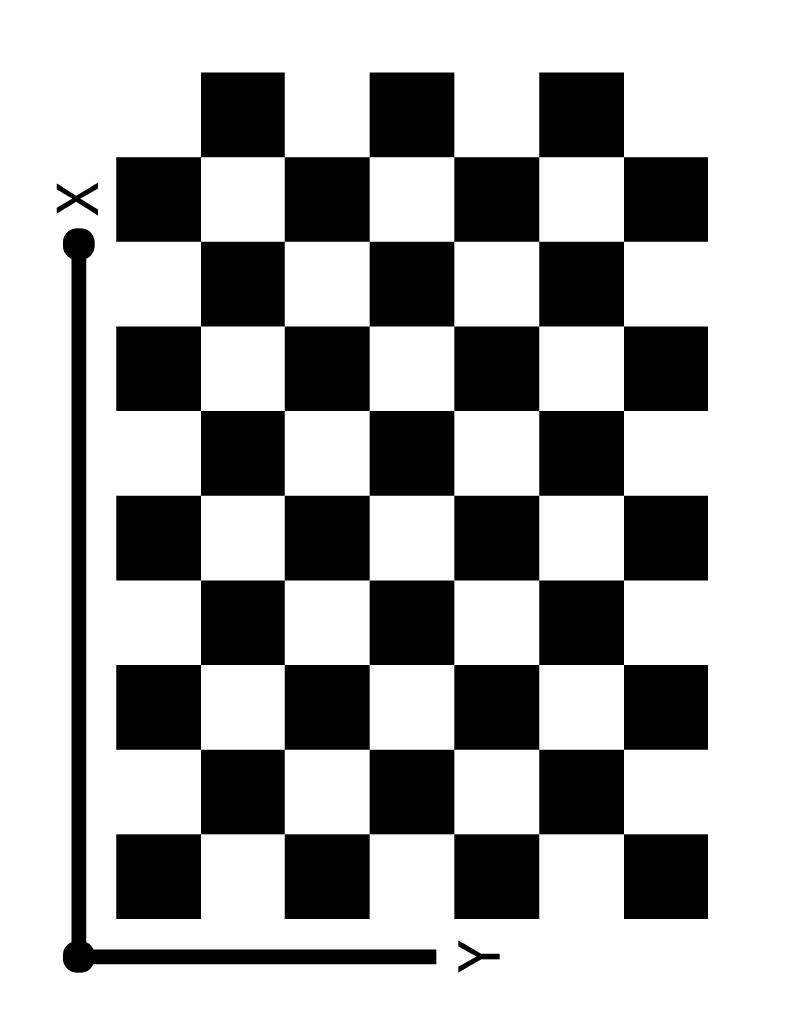
#> input picture checkerboard_pattern.jpg, 791 x 1024 px
$ python main.py
#> lines starting #> are read from the running program, lines starting #| are printed output that depends on the picture
# Loading the required libraries
import os
import numpy as np
import matplotlib.pyplot as plt
from scipy.optimize import least_squares
import cv2
import copy

# Path to the folder with the images
CALIBRATION_IMGS_PATH = "calibration_imgs/"
# Number of squares along each axis of the chessboard (exluding border squares)
SQUARES_X, SQUARES_Y = 9, 6
# Length of the square in mm (though not needed for this approach as digital chessboard corners are detected for the ground truth)
SQUARE_LENGTH = 21.5
# Criteria for getting sub-pixel level accurate corner detection
SUBPIX_CRITERIA = (cv2.TERM_CRITERIA_EPS + cv2.TERM_CRITERIA_MAX_ITER, 30, 0.001)

# Loading all the images of the chessboard at different angles from the specified directory path
def load_imgs(folder_path):
    images = []
    for filename in os.listdir(folder_path):
        img = cv2.imread(folder_path + filename)
        images.append(img)
    return images

# Getting the interior (not on the border) chessboard corners with sub-pixel level location accuracy for an image
def get_corners(img):
    # Creating a deepcopy of the image
    img_edit = copy.deepcopy(img)
    # Converting the image to a grayscale version
    img_edit = cv2.cvtColor(img_edit,cv2.COLOR_BGR2GRAY)
    # Detecting the chessboard corners
    ret, corners = cv2.findChessboardCorners(img_edit,(SQUARES_X,SQUARES_Y),None)
    if ret:
        # Detecting the sublixel accurate accurate corners
        corners_subpix = cv2.cornerSubPix(img_edit,corners,(7,7),(-1,-1),SUBPIX_CRITERIA)
        corners_subpix = corners_subpix.reshape((-1,2))
        return corners_subpix
    return None

# Calculating the approximate homography from paper coordinate system --> camera coordinate system using image and ground truth chessboard corners
def calculate_homography(img1_sample,img2_sample):
    # Initializing the A matrix
    A = []
    # Adding values from each corner association to the A matrix
    img1_sample = img1_sample.reshape(-1,1,2)
    img2_sample = img2_sample.reshape(-1,1,2)
    for i in range(img1_sample.shape[0]):
        x1, y1 = img1_sample[i][0][0], img1_sample[i][0][1]
        x2, y2 = img2_sample[i][0][0], img2_sample[i][0][1]
        A.append([x1, y1, 1, 0, 0, 0, -x1*x2, -y1*x2, -x2])
        A.append([0, 0, 0, x1, y1, 1, -x1*y2, -y1*y2, -y2])
    # Using singular value decomposition (SVD) to get the approximate homography
    A = np.array(A).astype(np.float32)
    U, S, V = np.linalg.svd(A,full_matrices=True)
    homography = V[8,:].reshape((3, 3))
    homography = homography/homography[2,2]
    return homography

# Generating a single V vector used in Zhang's Camera Calibration Algorithm
def single_v_vector(hi,hj):
    return np.array([hi[0]*hj[0], hi[0]*hj[1] + hi[1]*hj[0], hi[1]*hj[1], hi[2]*hj[0] + hi[0]*hj[2], hi[2]*hj[1] + hi[1]*hj[2], hi[2]*hj[2]]).T

# Constructing the V matrix from all individual V vectors from each image/homography as specified by Zhang's Camera Calibration Algorithm
def combined_v_vector(homographies):
    # Initializing the V vector
    V = []
    # Looping through all the images/homographies to construct the V matrix
    for H in homographies:
        h1, h2 = H[:,0], H[:,1]
        V11 = single_v_vector(h1,h1)
        V12 = single_v_vector(h1,h2)
        V22 = single_v_vector(h2,h2)
        V.append(V12.T)
        V.append((V11-V22).T)
    return np.array(V)

# Generating the B matrix (B = np.dot((K^-1).T),(K^-1) where K is the camera intrinsic matrix)
def B_matrix(combined_v_vector):
    # Initializing the B matrix and using Singular Value Decomposition (SVD) to get the individual entries of B
    B = np.zeros((3,3))
    U, S, V = np.linalg.svd(combined_v_vector)
    b = V[-1,:]
    # Reconstructing B from the individual entries
    B[0,0] = b[0]
    B[0,1] = b[1]
    B[1,0] = b[1]
    B[1,1] = b[2]
    B[2,0] = b[3]
    B[0,2] = b[3]
    B[1,2] = b[4]
    B[2,1] = b[4]
    B[2,2] = b[5]
    return B

# Getting intrinisc parameter values from the B matrix
def intrinsic_matrix(B):
    # Width pixel offset
    c_y = (B[0,1]*B[0,2] - B[0,0]*B[1,2])/(B[0,0]*B[1,1] - B[0,1]**2)
    lamb = B[2,2] - (B[0,2]**2 + c_y*(B[0,1]*B[0,2] - B[0,0]*B[1,2]))/B[0,0]
    # Focal length along the height
    f_x = np.sqrt(lamb/B[0,0])
    # Focal length along the width
    f_y = np.sqrt(lamb*(B[0,0]/(B[0,0]*B[1,1] - B[0,1]**2)))
    # Axis skew
    gamma = -(B[0,1]*(f_x**2)*f_y)/lamb
    # Height pixel offset
    c_x = (gamma*c_y/f_y) - (B[0,2]*(f_x**2)/lamb)
    return np.array([[f_x,gamma,c_x],[0,f_y,c_y],[0,0,1]]).astype(np.float32)

# Getting the rotational and translational matrices (R,t) transforming paper coordinate system --> camera coordinate system using the computed homography and camera intrinsic matrix
def calc_rot_trans_matrices(K,homographies):
    # Initializing the list of matrices (one for each image)
    matrices = []
    for H in homographies:
        # Getting R,t from H,K as specified by Zhang's Camera Calibration Algorithm
        h1 = H[:,0]
        h2 = H[:,1]
        h3 = H[:,2]
        lamb = np.linalg.norm(np.dot(np.linalg.inv(K),h1),2)
        r1 = np.dot(np.linalg.inv(K),h1)/lamb
        r2 = np.dot(np.linalg.inv(K),h2)/lamb
        r3 = np.cross(r1,r2)
        t = np.dot(np.linalg.inv(K),h3)/lamb
        matrix = np.vstack((r1,r2,r3,t)).T
        matrix = np.concatenate((matrix,np.array([[0,0,0,1]])),axis=0).astype(np.float32)
        matrices.append(matrix)
    return matrices

# Getting the locations of the reprojected corners from paper coordinate system --> camera & pixel coordinate system --> paper coordinate system for a single image
def reproject_corners_single_image(intrinsic_params,base_corners,img_corners,orig_rot_trans_matrix):
    # Getting the list of instrinsic camera parameters from the instrinsic camera matrix (K)
    f_x, f_y, c_x, c_y, gamma, k1, k2 = list(intrinsic_params)
    # Reconstructing the intrinsic camera matrix
    K = np.array([[f_x,gamma,c_x],[0,f_y,c_y],[0,0,1]]).astype(np.float32)
    # 3x3 R,t matrix from paper --> camera coordinate system (this matrix does not consider the effect of Z as the Z coordinate for the chessboard corners are 0 anyway)
    rot_trans_matrix = np.array([orig_rot_trans_matrix[:3,0],orig_rot_trans_matrix[:3,1],orig_rot_trans_matrix[:3,3]]).reshape(3,3).T
    # 3*3 transformation matrix from paper --> pixel coordinate system
    ext_int_matrix = np.dot(K,rot_trans_matrix)
    # List of reprojected corners for the image
    reprojected_corners = []
    # Looping through the corners of the image
    for i in range(img_corners.shape[0]):
        # Converting the ground-truth chessboard corners to different shapes to use each at appropriate places
        base_corner_3D = np.array([base_corners[i,0],base_corners[i,1],0,1]).reshape(4,1)
        base_corner_2D = np.array([base_corners[i,0],base_corners[i,1],1]).reshape(3,1)
        # Transforming the corner from paper --> camera/image coordinate system
        img_plane_proj_corner = np.dot(orig_rot_trans_matrix,base_corner_3D).reshape(4)
        img_plane_proj_corner = img_plane_proj_corner/img_plane_proj_corner[2]
        x, y = img_plane_proj_corner[0], img_plane_proj_corner[1]
        # Calculating the distortion radius
        distortion_radius = ((x)**2 + (y)**2)**0.5
        # Transforming the corner from paper --> pixel coordinate system
        sensor_plane_proj_corner = np.dot(ext_int_matrix,base_corner_2D).reshape(3)
        sensor_plane_proj_corner = sensor_plane_proj_corner/sensor_plane_proj_corner[2]
        u, v = sensor_plane_proj_corner[0], sensor_plane_proj_corner[1]
        # u' and v' represent the reprojected corners onto the image using the pinhole camera model
        u_dash = u + (u-c_x)*(k1*(distortion_radius**2) + k2*(distortion_radius**4))
        v_dash = v + (v-c_y)*(k1*(distortion_radius**2) + k2*(distortion_radius**4))
        reprojected_corners.append(np.array([u_dash,v_dash,0,1]).astype(np.float32).reshape(4,1))
    return reprojected_corners

# Getting the reprojection error for all corners for a single image using the reprojected corners
def reprojection_error_single_image(intrinsic_params,base_corners,img_corners,orig_rot_trans_matrix):
    # Initializing the reprojection error to 0
    reprojection_error = 0
    # Getting the locations of the reprojected corners for the image
    reprojected_corners = reproject_corners_single_image(intrinsic_params,base_corners,img_corners,orig_rot_trans_matrix)
    # Looping through the reprojected corners and summing each of their individual errors to get the total reprojection error for the image
    for i in range(len(reprojected_corners)):
        actual_corner = np.array([img_corners[i][0],img_corners[i][1],0,1]).reshape(4,1)
        error = np.linalg.norm(reprojected_corners[i]-actual_corner)
        reprojection_error += error
    # Scaling the final reprojection error by the number of corners being checked
    return reprojection_error/(SQUARES_X*SQUARES_Y)

# Calculating the total reprojection error for all images and summing them up together
def total_reprojection_error(intrinsic_params,base_corners,all_img_corners,rot_trans_matrices):
    # Initializing the list of each individual reprojection error
    reprojection_errors = []
    # Looping through all the images and appending their respective reprojection error to the previosuly initialized list
    for i in range(len(all_img_corners)):
        reprojection_errors.append(reprojection_error_single_image(intrinsic_params,base_corners,all_img_corners[i],rot_trans_matrices[i]))
    return np.array(reprojection_errors)

# Using a least-squares method to optimize the earlier calculated parameters
def optimize_distortion_params(old_intrinsic_params,base_corners,all_img_corners,rot_trans_matrices):
    # Initializing the least-squares optimizer
    ls_params = least_squares(fun=total_reprojection_error,x0=old_intrinsic_params,method="lm",args=[base_corners,all_img_corners,rot_trans_matrices])
    # Listing out the new/optimized camera intrinsic and distortion parameters
    new_intrinsic_params = ls_params.x
    f_x, f_y, c_x, c_y, gamma, k1, k2 = list(new_intrinsic_params)
    # Reconstructing the intrinsic camera and distortion matrices from the optimized parameters
    K = np.array([[f_x,gamma,c_x],[0,f_y,c_y],[0,0,1]]).astype(np.float32)
    Kc = np.array([[k1],[k2]]).astype(np.float32)
    return K, Kc

# Plotting the total reprojection error (for each corner) for each image
# [48 lines left out: functions plot_reprojection_errors, show_reprojected_corners, show_undistorted_imgs, not called in this run]

# Wrapper function to get the chessboard corners, obtain and optimize calibration parameters, and plot/display the necessary graphs/results
def calibrate_wrapper(base_img,imgs):
    # Initializing the list of homographies from paper --> camera coordinate system for each image
    homographies = []
    # Obtaining the ground-truth chessboard corner locations
    base_corners = get_corners(copy.deepcopy(base_img))
    # Obtaining the positions of the chessboard corners for each image
    all_img_corners = []
    for img in imgs:
        img_corners = get_corners(copy.deepcopy(img))
        all_img_corners.append(img_corners)
        H = calculate_homography(base_corners,img_corners)
        homographies.append(H)
    # Obtaining the intial estimate of the intrinsic camera matrix and R,t matrices using Zhang's Camera Calibration Algorithm
    V = combined_v_vector(homographies)
    B = B_matrix(V)
    K = intrinsic_matrix(B)
    rot_trans_matrices = calc_rot_trans_matrices(K,homographies)
    old_instrinsic_params = np.array([K[0,0],K[1,1],K[0,2],K[1,2],K[0,1],0,0]).astype(np.float32)
    # Initializing the distortion matrix parameters to 0 (initially)
    Kc = np.array([[0],[0]]).astype(np.float32)
    # Optimizng the camera intrinsic and distortion matrices using the least-squares technique
    K, Kc = optimize_distortion_params(old_instrinsic_params,base_corners,all_img_corners,rot_trans_matrices)
    # Adjusting the R,t matrices using the newly otpimized camera intrinsic and distortion matrices
    rot_trans_matrices = calc_rot_trans_matrices(K,homographies)
    intrinsic_params = np.array([K[0,0],K[1,1],K[0,2],K[1,2],K[0,1],Kc[0,0],Kc[1,0]]).astype(np.float32)
    # Plotting the new reprojection error for each image
    plot_reprojection_errors(intrinsic_params,base_corners,all_img_corners,rot_trans_matrices)
    # Overlaying the reprojected corners (using the pinhole camera model) over the actual corner positions for each image
    show_reprojected_corners(imgs,intrinsic_params,base_corners,all_img_corners,rot_trans_matrices)
    # Displaying the undistorted version of each image by making use of the camera intrinsic and distortion matrices
    show_undistorted_imgs(imgs,K,Kc)
    # Printing the camera instrinsic and distortion matrices to the terminal
    print("Camera Intrinsic Matrix (K):")
    print(K)
    print("*************************************************")
    print("Camera Distortion Matrix (Kc):")
    print(Kc)

def main():
    # Reading the ground-truth/base/refernce chessboard image
    base_img = cv2.imread("checkerboard_pattern.jpg")
#> base_img is the input picture: shape (1024, 791, 3); min 0, max 255, mean 170.9
    # Reading the multiple views of the chessboard printout
    imgs = load_imgs(CALIBRATION_IMGS_PATH)
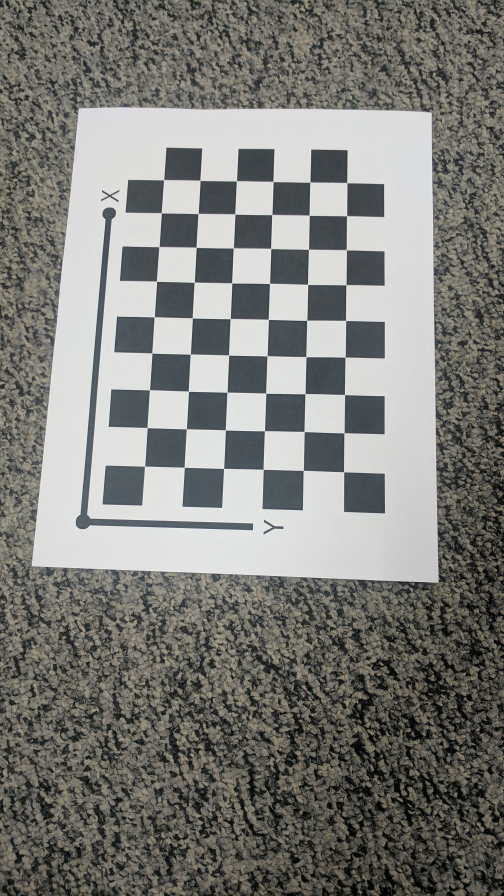
#> input picture calibration_imgs/IMG_20170209_042606.jpg, 1512 x 2688 px (shown at 1/3 size)
#> in load_imgs, img is the input picture: shape (2688, 1512, 3); mean B, G, R 121.3, 125.2, 125.3
    # Performing necessary calibration and obtaining and plotting the required parameters/results
    calibrate_wrapper(base_img,imgs)
#> in get_corners, `ret, corners = cv2.findChessboardCorners(img_edit,(SQUARES_X,SQUARES_Y..`: ret = True; corners = 54 rows, first 8: [200.5, 833.7], [200.5, 749.3], [200.5, 664.5], [200.5, 580], [200.5, 495.3], [200.5, 410.5], [200.5, 326], [200.5, 241.3]
#> in get_corners, `corners_subpix = cv2.cornerSubPix(img_edit,corners,(7,7),(-1,-1),SUBPI..`: corners_subpix = 54 rows, first 8: [200.5, 833.8], [200.5, 749.3], [200.5, 664.5], [200.5, 580], [200.5, 495.3], [200.5, 410.5], [200.5, 326], [200.5, 241.3]
#> in get_corners, `corners_subpix = corners_subpix.reshape((-1,2))`: corners_subpix = 54 pairs, first value 200.5 to 623.5, second value 156.7 to 833.8
#> in calibrate_wrapper, `base_corners = get_corners(copy.deepcopy(base_img))`: base_corners has the same summary as corners_subpix in get_corners
#> the loop in calibrate_wrapper, `for img in imgs:` made 4 passes
#> pass 1, in calculate_homography, `U, S, V = np.linalg.svd(A,full_matrices=True)`:
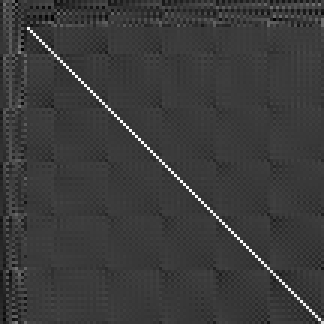
#> U: shape (108, 108) float32 (shown 3 times larger); min -0.294, max 0.976, mean -0.000332; drawn with min black and max white
#> pass 2, in get_corners (call 3), `img_edit = cv2.cvtColor(img_edit,cv2.COLOR_BGR2GRAY)`:
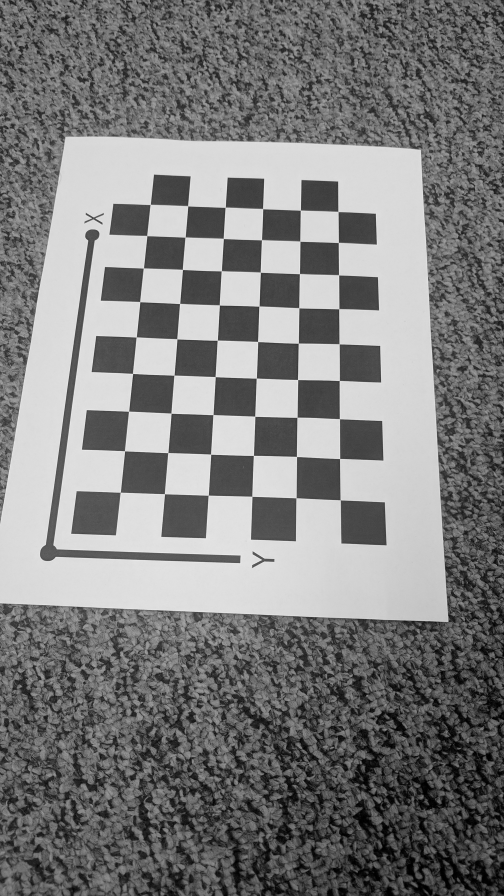
#> img_edit: shape (2688, 1512) (shown at 1/3 size); min 0, max 253, mean 125.4

if __name__ == "__main__":
#> (the run stopped early here; a loop or call above may not have finished)
